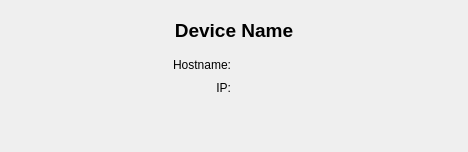
<?xml version="1.0" encoding="UTF-8"?>
<ui version="4.0">
 <class>DeviceWidget</class>
 <widget class="QWidget" name="DeviceWidget">
  <property name="geometry">
   <rect>
    <x>0</x>
    <y>0</y>
    <width>468</width>
    <height>152</height>
   </rect>
  </property>
  <property name="windowTitle">
   <string>Form</string>
  </property>
  <layout class="QVBoxLayout" name="verticalLayout">
   <item>
    <widget class="QLabel" name="name">
     <property name="font">
      <font>
       <pointsize>14</pointsize>
       <weight>75</weight>
       <bold>true</bold>
      </font>
     </property>
     <property name="text">
      <string>Device Name</string>
     </property>
     <property name="alignment">
      <set>Qt::AlignCenter</set>
     </property>
    </widget>
   </item>
   <item>
    <layout class="QGridLayout" name="gridLayout">
     <item row="0" column="0">
      <widget class="QLabel" name="hostname_label">
       <property name="text">
        <string>Hostname:</string>
       </property>
       <property name="alignment">
        <set>Qt::AlignRight|Qt::AlignTrailing|Qt::AlignVCenter</set>
       </property>
      </widget>
     </item>
     <item row="1" column="0">
      <widget class="QLabel" name="adrress_label">
       <property name="text">
        <string>IP:</string>
       </property>
       <property name="alignment">
        <set>Qt::AlignRight|Qt::AlignTrailing|Qt::AlignVCenter</set>
       </property>
      </widget>
     </item>
     <item row="0" column="1">
      <widget class="QLabel" name="hostname">
       <property name="text">
        <string/>
       </property>
      </widget>
     </item>
     <item row="1" column="1">
      <widget class="QLabel" name="address">
       <property name="text">
        <string/>
       </property>
      </widget>
     </item>
    </layout>
   </item>
   <item>
    <widget class="QLabel" name="data">
     <property name="text">
      <string/>
     </property>
    </widget>
   </item>
  </layout>
 </widget>
 <resources/>
 <connections/>
</ui>
